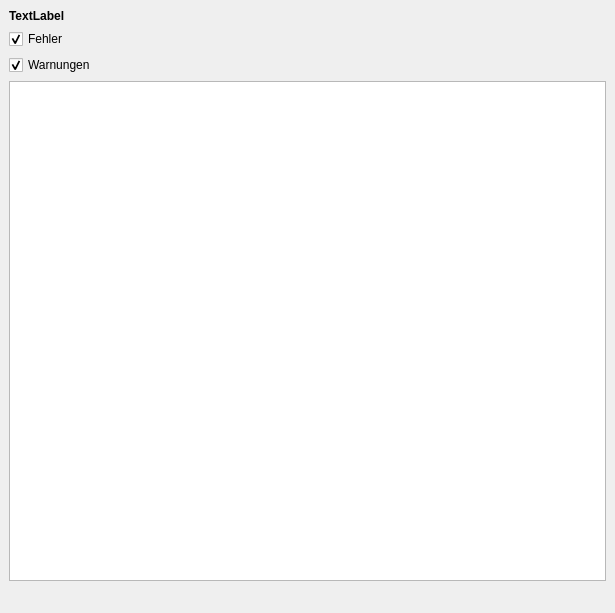
<?xml version="1.0" encoding="UTF-8"?>
<ui version="4.0">
 <class>IliVErrors</class>
 <widget class="QDockWidget" name="IliVErrors">
  <property name="geometry">
   <rect>
    <x>0</x>
    <y>0</y>
    <width>615</width>
    <height>613</height>
   </rect>
  </property>
  <property name="windowTitle">
   <string>Error Log</string>
  </property>
  <widget class="QWidget" name="dockWidgetContents">
   <layout class="QVBoxLayout" name="verticalLayout">
    <item>
     <widget class="QLabel" name="layerName">
      <property name="font">
       <font>
        <weight>75</weight>
        <bold>true</bold>
       </font>
      </property>
      <property name="text">
       <string>TextLabel</string>
      </property>
     </widget>
    </item>
    <item>
     <widget class="QCheckBox" name="checkBox_errors">
      <property name="text">
       <string>Fehler </string>
      </property>
      <property name="checked">
       <bool>true</bool>
      </property>
     </widget>
    </item>
    <item>
     <widget class="QCheckBox" name="checkBox_warnings">
      <property name="text">
       <string>Warnungen</string>
      </property>
      <property name="checked">
       <bool>true</bool>
      </property>
     </widget>
    </item>
    <item>
     <widget class="QListWidget" name="listWidget"/>
    </item>
    <item>
     <widget class="QToolBar" name="toolbar">
      <property name="iconSize">
       <size>
        <width>16</width>
        <height>16</height>
       </size>
      </property>
      <property name="floatable">
       <bool>false</bool>
      </property>
     </widget>
    </item>
   </layout>
  </widget>
 </widget>
 <resources/>
 <connections/>
</ui>
